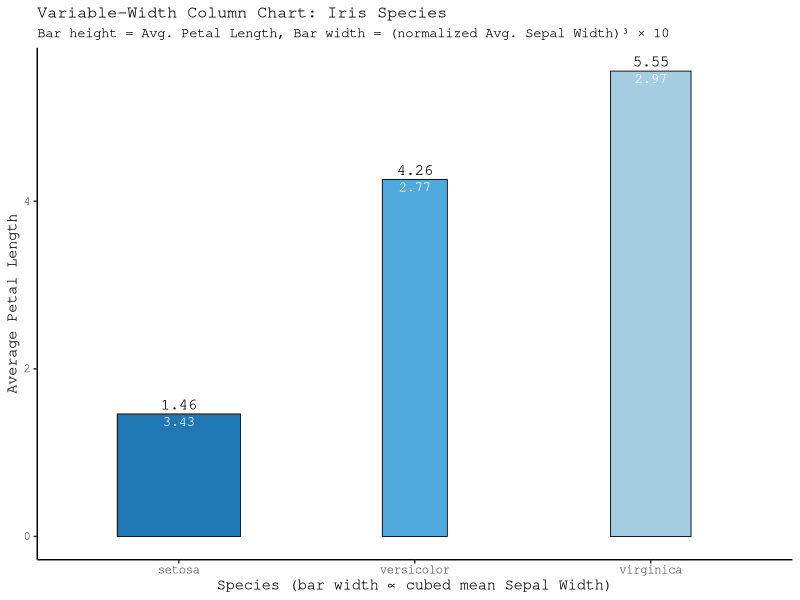
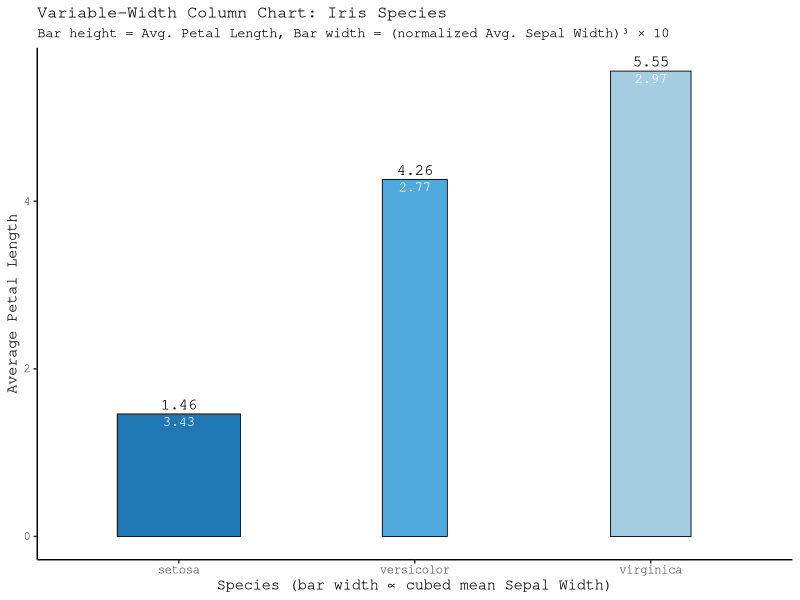
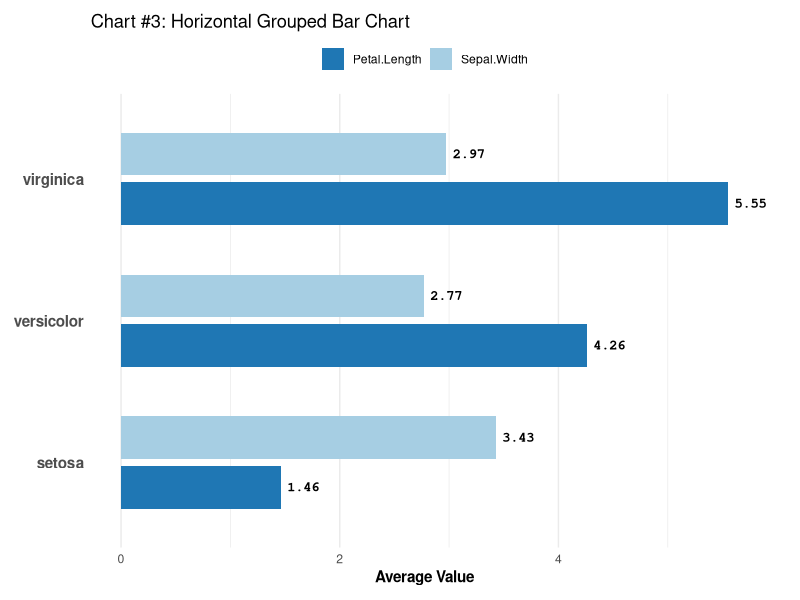
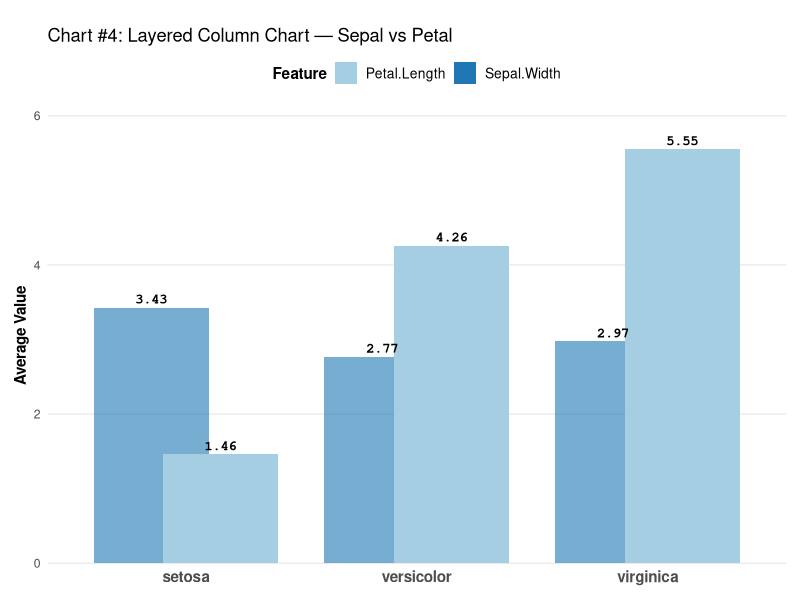

The R source for these figures, in order:
## ---- chunk 1
library(ggplot2)
library(dplyr)
data("iris")
iris_summary <- aggregate(cbind(Sepal.Width, Petal.Length) ~ Species, data = iris, FUN = mean)

iris_summary <- iris_summary %>%
  mutate(NormWidth = (Sepal.Width / sum(Sepal.Width))^3 * 10)

ggplot(iris_summary, aes(x = Species, y = Petal.Length)) +
  geom_col(aes(width = NormWidth, fill = Species), color = "black", linewidth = 0.3) +
  geom_text(aes(label = round(Petal.Length, 2)), vjust = -0.5, size = 4, family = "mono") +
  geom_text(aes(label = round(Sepal.Width, 2)), vjust = 1.5, size = 3.5, family = "mono", color = "white") +
  scale_fill_manual(values = c(
    setosa = "#1f77b4",
    versicolor = "#4fa9dc",
    virginica = "#a6cee3"
  )) +
  labs(
    title = "Variable-Width Column Chart: Iris Species",
    subtitle = "Bar height = Avg. Petal Length, Bar width = (normalized Avg. Sepal Width)³ × 10",
    x = "Species (bar width ∝ cubed mean Sepal Width)",
    y = "Average Petal Length"
  ) +
  theme_classic(base_family = "mono") +
  theme(
    legend.position = "none",
    plot.title = element_text(size = 12),
    plot.subtitle = element_text(size = 10)
  )

## ---- chunk 2
library(ggplot2)
library(dplyr)
data("iris")
iris_summary <- aggregate(cbind(Sepal.Width, Petal.Length) ~ Species, data = iris, FUN = mean)

iris_summary <- iris_summary %>%
  mutate(NormWidth = (Sepal.Width / sum(Sepal.Width))^3 * 10)

ggplot(iris_summary, aes(x = Species, y = Petal.Length)) +
  geom_col(aes(width = NormWidth, fill = Species), color = "black", linewidth = 0.3) +
  geom_text(aes(label = round(Petal.Length, 2)), vjust = -0.5, size = 4, family = "mono") +
  geom_text(aes(label = round(Sepal.Width, 2)), vjust = 1.5, size = 3.5, family = "mono", color = "white") +
  scale_fill_manual(values = c(
    setosa = "#1f77b4",
    versicolor = "#4fa9dc",
    virginica = "#a6cee3"
  )) +
  labs(
    title = "Variable-Width Column Chart: Iris Species",
    subtitle = "Bar height = Avg. Petal Length, Bar width = (normalized Avg. Sepal Width)³ × 10",
    x = "Species (bar width ∝ cubed mean Sepal Width)",
    y = "Average Petal Length"
  ) +
  theme_classic(base_family = "mono") +
  theme(
    legend.position = "none",
    plot.title = element_text(size = 12),
    plot.subtitle = element_text(size = 10)
  )

## ---- chunk 3
library(ggplot2)
data("iris")
d <- aggregate(cbind(Sepal.Width, Petal.Length) ~ Species, iris, mean)
d_long <- reshape(d, varying = list(names(d)[2:3]), v.names = "Value",
                  timevar = "Variable", times = names(d)[2:3], direction = "long")
ggplot(d_long, aes(x = Value, y = Species, fill = Variable)) +
  geom_col(position = position_dodge(0.7), width = 0.6) +
  geom_text(aes(label = round(Value, 2)), position = position_dodge(0.7),
            hjust = -0.2, size = 3.5, family = "mono", fontface = "bold", color = "black") +
  scale_fill_manual(values = c(Sepal.Width = "#a6cee3", Petal.Length = "#1f77b4")) +
  labs(title = "Chart #3: Horizontal Grouped Bar Chart", x = "Average Value", y = NULL) +
  coord_cartesian(clip = "off") +
  theme_minimal(base_family = "sans") +
  theme(axis.text.y = element_text(face = "bold", size = 11),
        axis.title.x = element_text(face = "bold"),
        legend.title = element_blank(),
        legend.position = "top",
        plot.margin = margin(10, 30, 10, 10),
        panel.grid.major.y = element_blank())

## ---- chunk 4
library(ggplot2); data("iris")

d <- aggregate(cbind(Sepal.Width, Petal.Length) ~ Species, iris, mean)
d <- reshape(d, list(2:3), v.names = "Value", timevar = "Variable",
             times = names(d)[2:3], direction = "long")
d$Layer <- d$Variable

ggplot(d, aes(x = Species, y = Value, fill = Layer)) +
  geom_col(position = position_nudge(x = ifelse(d$Layer == "Sepal.Width", -0.15, 0.15)),
           width = 0.5, alpha = ifelse(d$Layer == "Sepal.Width", 0.6, 1)) +
  geom_text(aes(label = round(Value, 2)),
            position = position_nudge(x = ifelse(d$Layer == "Sepal.Width", -0.15, 0.15)),
            vjust = -0.5, size = 3.5, family = "mono", fontface = "bold", color = "black") +
  scale_fill_manual(values = c(Sepal.Width = "#1f77b4", Petal.Length = "#a6cee3")) +
  scale_y_continuous(expand = expansion(mult = c(0, 0.1))) +
  coord_cartesian(clip = "off") +
  labs(title = "Chart #4: Layered Column Chart — Sepal vs Petal", x = NULL, y = "Average Value", fill = "Feature") +
  theme_minimal(base_family = "sans") +
  theme(axis.text.x = element_text(face = "bold", size = 11),
        axis.title.y = element_text(face = "bold"),
        panel.grid.major.x = element_blank(),
        panel.grid.minor = element_blank(),
        legend.position = "top",
        legend.title = element_text(face = "bold"),
        legend.text = element_text(size = 10),
        plot.margin = margin(t = 20, r = 10, b = 10, l = 10))
